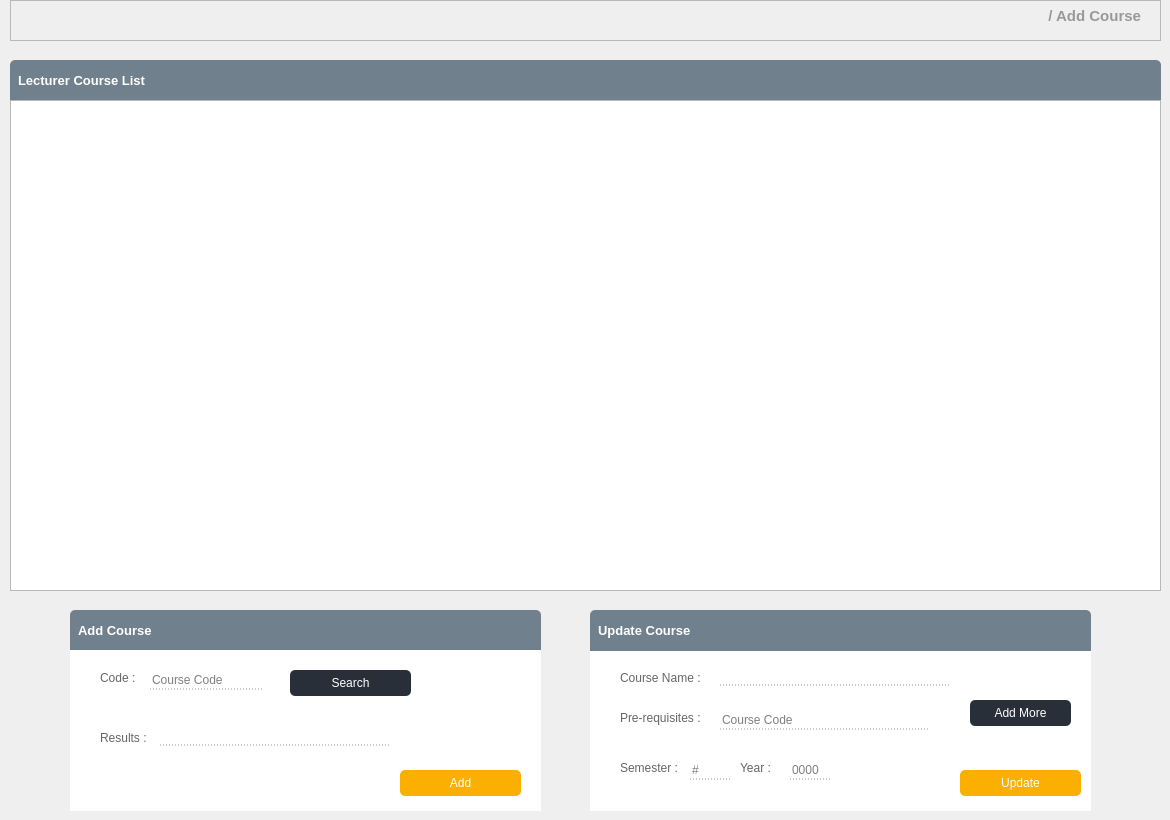
      <widget class="QWidget" name="AddCourse">
       <widget class="QFrame" name="pageTitleCourseListPage_4">
        <property name="geometry">
         <rect>
          <x>10</x>
          <y>0</y>
          <width>1151</width>
          <height>41</height>
         </rect>
        </property>
        <property name="font">
         <font>
          <pointsize>11</pointsize>
         </font>
        </property>
        <property name="styleSheet">
         <string notr="true">border-bottom:1px solid #999999;</string>
        </property>
        <property name="frameShape">
         <enum>QFrame::StyledPanel</enum>
        </property>
        <property name="frameShadow">
         <enum>QFrame::Raised</enum>
        </property>
        <widget class="QLabel" name="pageNameLabel_5">
         <property name="geometry">
          <rect>
           <x>920</x>
           <y>0</y>
           <width>211</width>
           <height>31</height>
          </rect>
         </property>
         <property name="font">
          <font>
           <pointsize>11</pointsize>
           <weight>75</weight>
           <bold>true</bold>
          </font>
         </property>
         <property name="layoutDirection">
          <enum>Qt::LeftToRight</enum>
         </property>
         <property name="styleSheet">
          <string notr="true">color:#999; border: 0px;</string>
         </property>
         <property name="text">
          <string>/ Add Course</string>
         </property>
         <property name="alignment">
          <set>Qt::AlignRight|Qt::AlignTrailing|Qt::AlignVCenter</set>
         </property>
        </widget>
       </widget>
       <widget class="QLabel" name="addUpdateCourseWidget">
        <property name="geometry">
         <rect>
          <x>70</x>
          <y>610</y>
          <width>471</width>
          <height>41</height>
         </rect>
        </property>
        <property name="font">
         <font>
          <pointsize>10</pointsize>
          <weight>75</weight>
          <bold>true</bold>
         </font>
        </property>
        <property name="styleSheet">
         <string notr="true">padding-left:5px;
background:#70808c;
color:#fff;
border-top-left-radius:5px;
border-top-right-radius:5px;
border-bottom-left-radius:0px;
border-bottom-right-radius:0px;</string>
        </property>
        <property name="text">
         <string>Add Course</string>
        </property>
        <property name="alignment">
         <set>Qt::AlignLeading|Qt::AlignLeft|Qt::AlignVCenter</set>
        </property>
       </widget>
       <widget class="QLabel" name="programSequenceFacultyName_3">
        <property name="geometry">
         <rect>
          <x>10</x>
          <y>60</y>
          <width>1151</width>
          <height>41</height>
         </rect>
        </property>
        <property name="font">
         <font>
          <pointsize>10</pointsize>
          <weight>75</weight>
          <bold>true</bold>
         </font>
        </property>
        <property name="styleSheet">
         <string notr="true">padding-left:5px;
background:#70808c;
color:#fff;
border-top-left-radius:5px;
border-top-right-radius:5px;
border-bottom-left-radius:0px;
border-bottom-right-radius:0px;</string>
        </property>
        <property name="text">
         <string>Lecturer Course List</string>
        </property>
        <property name="alignment">
         <set>Qt::AlignLeading|Qt::AlignLeft|Qt::AlignVCenter</set>
        </property>
       </widget>
       <widget class="QTableWidget" name="lecturerCoursesListTableWidget">
        <property name="geometry">
         <rect>
          <x>10</x>
          <y>100</y>
          <width>1151</width>
          <height>491</height>
         </rect>
        </property>
        <property name="styleSheet">
         <string notr="true"/>
        </property>
        <property name="editTriggers">
         <set>QAbstractItemView::NoEditTriggers</set>
        </property>
       </widget>
       <widget class="QFrame" name="titleCourseListPage_2">
        <property name="geometry">
         <rect>
          <x>70</x>
          <y>650</y>
          <width>471</width>
          <height>161</height>
         </rect>
        </property>
        <property name="styleSheet">
         <string notr="true">background:#fff;
border-top-left-radius:0;
border-top-right-radius:0;</string>
        </property>
        <property name="frameShape">
         <enum>QFrame::StyledPanel</enum>
        </property>
        <property name="frameShadow">
         <enum>QFrame::Raised</enum>
        </property>
        <widget class="QLabel" name="courseCodeLabel">
         <property name="geometry">
          <rect>
           <x>30</x>
           <y>20</y>
           <width>41</width>
           <height>16</height>
          </rect>
         </property>
         <property name="font">
          <font>
           <pointsize>9</pointsize>
          </font>
         </property>
         <property name="styleSheet">
          <string notr="true">color:#666</string>
         </property>
         <property name="text">
          <string>Code :</string>
         </property>
        </widget>
        <widget class="QLabel" name="courseResultLabel">
         <property name="geometry">
          <rect>
           <x>30</x>
           <y>80</y>
           <width>51</width>
           <height>16</height>
          </rect>
         </property>
         <property name="font">
          <font>
           <pointsize>9</pointsize>
          </font>
         </property>
         <property name="styleSheet">
          <string notr="true">color:#666</string>
         </property>
         <property name="text">
          <string>Results :</string>
         </property>
        </widget>
        <widget class="QLabel" name="pendingViewCourseTable_2">
         <property name="geometry">
          <rect>
           <x>40</x>
           <y>110</y>
           <width>411</width>
           <height>21</height>
          </rect>
         </property>
         <property name="font">
          <font>
           <weight>75</weight>
           <bold>true</bold>
          </font>
         </property>
         <property name="styleSheet">
          <string notr="true">color:red;</string>
         </property>
         <property name="text">
          <string/>
         </property>
        </widget>
        <widget class="QLineEdit" name="CourseCodelineEdit">
         <property name="geometry">
          <rect>
           <x>80</x>
           <y>20</y>
           <width>113</width>
           <height>20</height>
          </rect>
         </property>
         <property name="styleSheet">
          <string notr="true">color:#000;
border-bottom:1px dotted #999;</string>
         </property>
         <property name="placeholderText">
          <string>Course Code</string>
         </property>
        </widget>
        <widget class="QPushButton" name="filterSearchButton">
         <property name="geometry">
          <rect>
           <x>220</x>
           <y>20</y>
           <width>121</width>
           <height>26</height>
          </rect>
         </property>
         <property name="styleSheet">
          <string notr="true">background:#292f38;
color: #ffffff;
border:0;
height:30px;
border-radius:5px;</string>
         </property>
         <property name="text">
          <string>Search</string>
         </property>
         <property name="icon">
          <iconset resource="images.qrc">
           <normaloff>:/icons White/Icons/White/Search.png</normaloff>:/icons White/Icons/White/Search.png</iconset>
         </property>
         <property name="autoDefault">
          <bool>false</bool>
         </property>
         <property name="default">
          <bool>false</bool>
         </property>
        </widget>
        <widget class="QLabel" name="courseResultInfoLabel">
         <property name="geometry">
          <rect>
           <x>90</x>
           <y>80</y>
           <width>231</width>
           <height>16</height>
          </rect>
         </property>
         <property name="font">
          <font>
           <pointsize>9</pointsize>
          </font>
         </property>
         <property name="styleSheet">
          <string notr="true">color:#000;
border-bottom:1px dotted #999;</string>
         </property>
         <property name="text">
          <string/>
         </property>
        </widget>
        <widget class="QPushButton" name="addButton">
         <property name="geometry">
          <rect>
           <x>330</x>
           <y>120</y>
           <width>121</width>
           <height>26</height>
          </rect>
         </property>
         <property name="styleSheet">
          <string notr="true">background:#fbaf01;
color: #ffffff;
border:0;
height:30px;
border-radius:5px;</string>
         </property>
         <property name="text">
          <string>Add</string>
         </property>
         <property name="icon">
          <iconset resource="images.qrc">
           <normaloff>:/icons White/Icons/White/Add.png</normaloff>:/icons White/Icons/White/Add.png</iconset>
         </property>
         <property name="autoDefault">
          <bool>false</bool>
         </property>
         <property name="default">
          <bool>false</bool>
         </property>
        </widget>
       </widget>
       <widget class="QFrame" name="titleCourseListPage_3">
        <property name="geometry">
         <rect>
          <x>590</x>
          <y>650</y>
          <width>501</width>
          <height>161</height>
         </rect>
        </property>
        <property name="styleSheet">
         <string notr="true">background:#fff;
border-top-left-radius:0;
border-top-right-radius:0;</string>
        </property>
        <property name="frameShape">
         <enum>QFrame::StyledPanel</enum>
        </property>
        <property name="frameShadow">
         <enum>QFrame::Raised</enum>
        </property>
        <widget class="QLabel" name="courseResultLabe_4">
         <property name="geometry">
          <rect>
           <x>30</x>
           <y>20</y>
           <width>91</width>
           <height>16</height>
          </rect>
         </property>
         <property name="font">
          <font>
           <pointsize>9</pointsize>
          </font>
         </property>
         <property name="styleSheet">
          <string notr="true">color:#666</string>
         </property>
         <property name="text">
          <string>Course Name :</string>
         </property>
        </widget>
        <widget class="QPushButton" name="addCourseButton">
         <property name="geometry">
          <rect>
           <x>370</x>
           <y>120</y>
           <width>121</width>
           <height>26</height>
          </rect>
         </property>
         <property name="styleSheet">
          <string notr="true">background:#fbaf01;
color: #ffffff;
border:0;
height:30px;
border-radius:5px;</string>
         </property>
         <property name="text">
          <string>Update</string>
         </property>
         <property name="icon">
          <iconset resource="images.qrc">
           <normaloff>:/icons White/Icons/White/Edit.png</normaloff>:/icons White/Icons/White/Edit.png</iconset>
         </property>
         <property name="autoDefault">
          <bool>false</bool>
         </property>
         <property name="default">
          <bool>false</bool>
         </property>
        </widget>
        <widget class="QLabel" name="updateCourseName">
         <property name="geometry">
          <rect>
           <x>130</x>
           <y>20</y>
           <width>231</width>
           <height>16</height>
          </rect>
         </property>
         <property name="font">
          <font>
           <pointsize>9</pointsize>
          </font>
         </property>
         <property name="styleSheet">
          <string notr="true">color:#000;
border-bottom:1px dotted #999;</string>
         </property>
         <property name="text">
          <string/>
         </property>
        </widget>
        <widget class="QLabel" name="courseResultLabe_6">
         <property name="geometry">
          <rect>
           <x>30</x>
           <y>110</y>
           <width>61</width>
           <height>16</height>
          </rect>
         </property>
         <property name="font">
          <font>
           <pointsize>9</pointsize>
          </font>
         </property>
         <property name="styleSheet">
          <string notr="true">color:#666</string>
         </property>
         <property name="text">
          <string>Semester :</string>
         </property>
        </widget>
        <widget class="QLabel" name="courseCodeLabel_6">
         <property name="geometry">
          <rect>
           <x>150</x>
           <y>110</y>
           <width>41</width>
           <height>16</height>
          </rect>
         </property>
         <property name="font">
          <font>
           <pointsize>9</pointsize>
          </font>
         </property>
         <property name="styleSheet">
          <string notr="true">color:#666</string>
         </property>
         <property name="text">
          <string>Year :</string>
         </property>
        </widget>
        <widget class="QLabel" name="courseResultLabe_5">
         <property name="geometry">
          <rect>
           <x>30</x>
           <y>60</y>
           <width>81</width>
           <height>16</height>
          </rect>
         </property>
         <property name="font">
          <font>
           <pointsize>9</pointsize>
          </font>
         </property>
         <property name="styleSheet">
          <string notr="true">color:#666</string>
         </property>
         <property name="text">
          <string>Pre-requisites :</string>
         </property>
        </widget>
        <widget class="QLineEdit" name="updatePrerequisites">
         <property name="geometry">
          <rect>
           <x>130</x>
           <y>60</y>
           <width>211</width>
           <height>20</height>
          </rect>
         </property>
         <property name="styleSheet">
          <string notr="true">color:#000;
border-bottom:1px dotted #999;</string>
         </property>
         <property name="placeholderText">
          <string>Course Code</string>
         </property>
        </widget>
        <widget class="QLineEdit" name="updateSemester">
         <property name="geometry">
          <rect>
           <x>100</x>
           <y>110</y>
           <width>41</width>
           <height>20</height>
          </rect>
         </property>
         <property name="styleSheet">
          <string notr="true">color:#000;
border-bottom:1px dotted #999;</string>
         </property>
         <property name="placeholderText">
          <string>#</string>
         </property>
        </widget>
        <widget class="QLineEdit" name="updateYear">
         <property name="geometry">
          <rect>
           <x>200</x>
           <y>110</y>
           <width>41</width>
           <height>20</height>
          </rect>
         </property>
         <property name="styleSheet">
          <string notr="true">color:#000;
border-bottom:1px dotted #999;</string>
         </property>
         <property name="text">
          <string/>
         </property>
         <property name="placeholderText">
          <string>0000</string>
         </property>
        </widget>
        <widget class="QPushButton" name="filterSearchButton_4">
         <property name="geometry">
          <rect>
           <x>380</x>
           <y>50</y>
           <width>101</width>
           <height>26</height>
          </rect>
         </property>
         <property name="styleSheet">
          <string notr="true">background:#292f38;
color: #ffffff;
border:0;
height:30px;
border-radius:5px;</string>
         </property>
         <property name="text">
          <string>Add More</string>
         </property>
         <property name="icon">
          <iconset resource="images.qrc">
           <normaloff>:/icons White/Icons/White/Double Arrow LEFT.png</normaloff>:/icons White/Icons/White/Double Arrow LEFT.png</iconset>
         </property>
         <property name="autoDefault">
          <bool>false</bool>
         </property>
         <property name="default">
          <bool>false</bool>
         </property>
        </widget>
       </widget>
       <widget class="QLabel" name="addUpdateCourseWidget_2">
        <property name="geometry">
         <rect>
          <x>590</x>
          <y>610</y>
          <width>501</width>
          <height>41</height>
         </rect>
        </property>
        <property name="font">
         <font>
          <pointsize>10</pointsize>
          <weight>75</weight>
          <bold>true</bold>
         </font>
        </property>
        <property name="styleSheet">
         <string notr="true">padding-left:5px;
background:#70808c;
color:#fff;
border-top-left-radius:5px;
border-top-right-radius:5px;
border-bottom-left-radius:0px;
border-bottom-right-radius:0px;</string>
        </property>
        <property name="text">
         <string>Update Course</string>
        </property>
        <property name="alignment">
         <set>Qt::AlignLeading|Qt::AlignLeft|Qt::AlignVCenter</set>
        </property>
       </widget>
      </widget>
